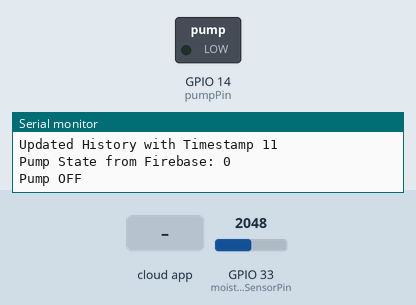
This sketch was run on a simulated ESP32. Parts: switched loads named in the sketch (green lamp = pin HIGH), the last lines printed to the serial monitor. The inputs (shaded band) are chosen by the test bench; at power-on: GPIO 33 (moistureSensorPin) = 2048. WiFi joins after 1.5 s; servers stay silent unless stated; the local clock reads 2024-03-15 10:24:30 at power-on unless the sketch sets it; the Firebase database answers and starts empty.

Above: at 2.8 s.
2.9 s: the phone or cloud app sets trangThai to 1
At 4.3 s:
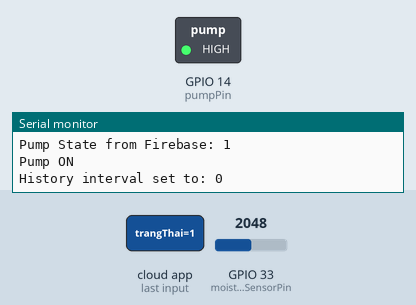
4.6 s: the phone or cloud app sets trangThai to 0
At 6.1 s:
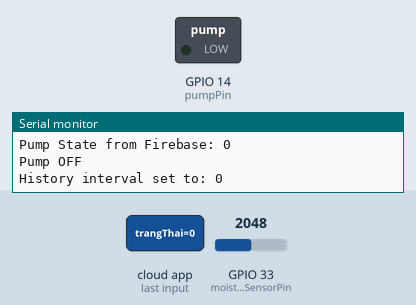
Timing chart, 0 to 7.6 s (numbered marks = the images above; inputs shaded):
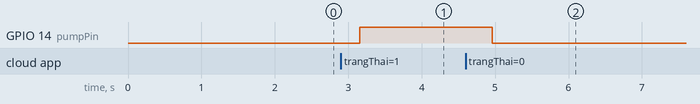

Measured:
- after the input at 2.9 s, GPIO 14 (pumpPin): LOW → HIGH after 0.26 s
- after the input at 4.6 s, GPIO 14 (pumpPin): HIGH → LOW after 0.36 s

The sketch:

AutoWatering.ino
```cpp
#include <Wire.h>
#include <Arduino.h>
#include <WiFi.h>
#include <Firebase_ESP_Client.h>
#include "addons/TokenHelper.h"
#include "addons/RTDBHelper.h"
#include "time.h" // Thêm thư viện time.h

// WiFi và Firebase thông tin
#define WIFI_SSID "Sayuu"
#define WIFI_PASSWORD "11111111"
#define API_KEY "AIzaSyALwBsc9XNs9O4JG1QIG494XUPXhCF1CnM"
#define USER_EMAIL "quachduong461@gmail.com"
#define USER_PASSWORD "Duongquach02"
#define DATABASE_URL "https://auto-watering-7c50f-default-rtdb.europe-west1.firebasedatabase.app/"

// Firebase đối tượng
FirebaseData fbdo;
FirebaseAuth auth;
FirebaseConfig config;

// Database Paths
const String moisturePath = "gardens/gardenId1/doAmDat/current";
const String pumpStatusPath = "gardens/gardenId1/mayBom/trangThai";
const String historyPath = "gardens/gardenId1/doAmDat/history";
const String maxPath = "gardens/gardenId1/doAmDat/max";
const String minPath = "gardens/gardenId1/doAmDat/min";

// Pin định nghĩa
const int pumpPin = 14;
const int moistureSensorPin = 33;

bool signUp = false;
bool autoControl = false;

// Hàm lấy thời gian định dạng ISO 8601
String getFormattedTime()
{
  struct tm timeinfo;
  if (!getLocalTime(&timeinfo))
  {
    Serial.println("Failed to obtain time");
    return "";
  }
  char timeString[20];
  strftime(timeString, sizeof(timeString), "%Y-%m-%dT%H:%M:%SZ", &timeinfo);
  return String(timeString);
}

// Khởi tạo WiFi và Firebase
void connectToWifi();
void connectToFirebase();
void configListener();
void autoControlling();
void sendingData();
int readSoilMoisture();

void setup()
{
  Serial.begin(115200);
  pinMode(pumpPin, OUTPUT);
  pinMode(moistureSensorPin, INPUT);

  connectToWifi();
  connectToFirebase();

  // Khởi tạo NTP
  configTime(7 * 3600, 0, "pool.ntp.org"); // GMT+7
}

void loop()
{
  configListener();
  autoControlling();
  sendingData();
}

// Hàm kết nối WiFi
void connectToWifi()
{
  WiFi.begin(WIFI_SSID, WIFI_PASSWORD);
  Serial.print("\nConnecting to WiFi");
  while (WiFi.status() != WL_CONNECTED)
  {
    Serial.print(".,.");
    delay(300);
  }
  Serial.print("\nWiFi connected with IP: ");
  Serial.println(WiFi.localIP());
}

// Hàm kết nối Firebase
void connectToFirebase()
{
  config.api_key = API_KEY;
  config.database_url = DATABASE_URL;
  auth.user.email = USER_EMAIL;
  auth.user.password = USER_PASSWORD;

  Firebase.reconnectWiFi(true);
  config.token_status_callback = tokenStatusCallback;
  Firebase.begin(&config, &auth);

  if (Firebase.ready() && Firebase.RTDB.setInt(&fbdo, moisturePath.c_str(), readSoilMoisture()))
  {
    Serial.println("Firebase connected and initial data set.");
    signUp = true;
  }
  else
  {
    Serial.printf("Firebase connect error: %s\n", fbdo.errorReason().c_str());
  }
}

// Đọc độ ẩm đất
int readSoilMoisture()
{
  int sensorValue = analogRead(moistureSensorPin);
  return map(sensorValue, 2000, 4095, 100, 0); // Điều chỉnh theo giá trị cảm biến
}

// Cấu hình listener để kiểm tra trạng thái máy bơm và điều khiển máy bơm
void configListener()
{
  if (Firebase.ready() && signUp)
  {
    if (Firebase.RTDB.getInt(&fbdo, pumpStatusPath.c_str()))
    {
      int pumpState = fbdo.intData();
      Serial.print("Pump State from Firebase: ");
      Serial.println(pumpState);

      if (pumpState == 1)
      {
        digitalWrite(pumpPin, HIGH);
        Serial.println("Pump ON");
        autoControl = false;
      }
      else if (pumpState == 0)
      {
        digitalWrite(pumpPin, LOW);
        Serial.println("Pump OFF");
        autoControl = false;
      }
      else if (pumpState / 10 == 2)
      {
        autoControl = true;
        Serial.println("Pump in AUTO mode");
      }
    }
  }
  else
  {
    Serial.println("Firebase disconnected");
  }
}

// Điều khiển tự động máy bơm dựa trên độ ẩm đất
void autoControlling()
{
  if (autoControl)
  {
    int soilMoisture = readSoilMoisture();
    int maxMoisture, minMoisture;
    int newPumpStatus;

    // Lấy giá trị max và min từ Firebase
    if (Firebase.RTDB.getInt(&fbdo, "gardens/gardenId1/doAmDat/max") && fbdo.dataType() == "int")
    {
      maxMoisture = fbdo.intData();
    }
    else
    {
      Serial.println("Failed to get max moisture level from Firebase.");
      maxMoisture = 90;
    }

    if (Firebase.RTDB.getInt(&fbdo, "gardens/gardenId1/doAmDat/min") && fbdo.dataType() == "int")
    {
      minMoisture = fbdo.intData();
    }
    else
    {
      Serial.println("Failed to get min moisture level from Firebase.");
      minMoisture = 30;
    }

    // Điều khiển máy bơm dựa trên độ ẩm đất và giá trị max/min
    if (soilMoisture > maxMoisture)
    {
      digitalWrite(pumpPin, LOW);
      Serial.println("Pump OFF (Auto Mode)");
      newPumpStatus = 20; // Tự động, máy bơm Tắt
    }
    else if (soilMoisture < minMoisture)
    {
      digitalWrite(pumpPin, HIGH);
      Serial.println("Pump ON (Auto Mode)");
      newPumpStatus = 21; // Tự động, máy bơm Bật
    }
    else
    {
      Serial.println("Soil moisture within desired range. No action taken.");
      return; // Không gửi trạng thái mới nếu không có thay đổi
    }

    // Gửi trạng thái mới lên Firebase
    if (Firebase.ready() && signUp)
    {
      if (!Firebase.RTDB.setInt(&fbdo, pumpStatusPath.c_str(), newPumpStatus))
      {
        Serial.print("Failed to update pump status: ");
        Serial.println(fbdo.errorReason());
      }
    }
  }
}

// Gửi dữ liệu độ ẩm đất lên Firebase và lưu lịch sử
void sendingData()
{
  static unsigned long lastSendTime = 0;
  static unsigned long lastHistoryUpdateTime = 0;
  unsigned long sendInterval = autoControl ? 3000 : 15000; // 3s cho auto, 15s cho bình thường
  unsigned long historyInterval = 1800000;                 // 30 phút mặc định

  if (Firebase.ready() && signUp)
  {
    int soilMoisture = readSoilMoisture();
    String formattedTime = getFormattedTime();

    // Lấy giá trị time từ Firebase
    if (Firebase.RTDB.getInt(&fbdo, "gardens/gardenId1/time") && fbdo.dataType() == "int")
    {
      historyInterval = fbdo.intData() * 1000;
      Serial.print("History interval set to: ");
      Serial.println(historyInterval);
    }
    else
    {
      Serial.print("Failed to get history interval, using default: ");
      Serial.println(historyInterval);
    }

    // Gửi dữ liệu độ ẩm đất thường xuyên (3s hoặc 15s)
    if (millis() - lastSendTime > sendInterval)
    {
      if (Firebase.RTDB.setInt(&fbdo, moisturePath.c_str(), soilMoisture))
      {
        Serial.print("Sent soil moisture: ");
        Serial.println(soilMoisture);
      }
      else
      {
        Serial.print("Failed to send soil moisture: ");
        Serial.println(fbdo.errorReason());
      }
      lastSendTime = millis();
    }

    // Cập nhật lịch sử độ ẩm đất theo lịch
    if (formattedTime != "" && (millis() - lastHistoryUpdateTime > historyInterval))
    {
      static int timestampCounter = 10;
      String timestampPath = historyPath + "/timestamp" + String(timestampCounter);
      FirebaseJson historyData;
      historyData.set("time", formattedTime);
      historyData.set("value", soilMoisture);

      if (Firebase.RTDB.setJSON(&fbdo, timestampPath.c_str(), &historyData))
      {
        Serial.print("Updated History with Timestamp ");
        Serial.println(timestampCounter);
        timestampCounter++;
      }
      else
      {
        Serial.print("Failed to update history: ");
        Serial.println(fbdo.errorReason());
      }
      lastHistoryUpdateTime = millis();
    }
  }
}
```
